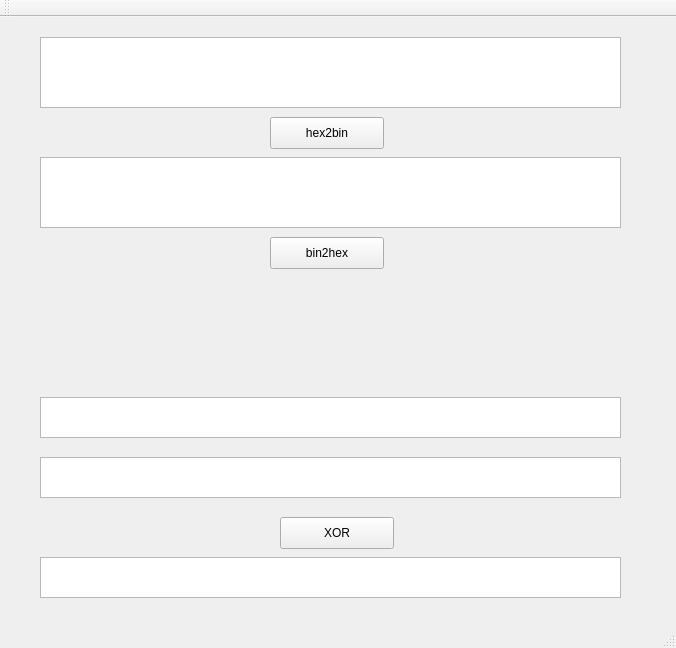
<?xml version="1.0" encoding="UTF-8"?>
<ui version="4.0">
 <class>MainWindow</class>
 <widget class="QMainWindow" name="MainWindow">
  <property name="geometry">
   <rect>
    <x>0</x>
    <y>0</y>
    <width>676</width>
    <height>648</height>
   </rect>
  </property>
  <property name="windowTitle">
   <string>MainWindow</string>
  </property>
  <widget class="QWidget" name="centralWidget">
   <widget class="QTextEdit" name="textEdit">
    <property name="geometry">
     <rect>
      <x>40</x>
      <y>20</y>
      <width>581</width>
      <height>71</height>
     </rect>
    </property>
   </widget>
   <widget class="QTextEdit" name="textEdit_2">
    <property name="geometry">
     <rect>
      <x>40</x>
      <y>140</y>
      <width>581</width>
      <height>71</height>
     </rect>
    </property>
    <property name="horizontalScrollBarPolicy">
     <enum>Qt::ScrollBarAsNeeded</enum>
    </property>
   </widget>
   <widget class="QPushButton" name="pushButton">
    <property name="geometry">
     <rect>
      <x>270</x>
      <y>100</y>
      <width>114</width>
      <height>32</height>
     </rect>
    </property>
    <property name="text">
     <string>hex2bin</string>
    </property>
   </widget>
   <widget class="QTextEdit" name="textEdit_4">
    <property name="geometry">
     <rect>
      <x>40</x>
      <y>380</y>
      <width>581</width>
      <height>41</height>
     </rect>
    </property>
   </widget>
   <widget class="QTextEdit" name="textEdit_5">
    <property name="geometry">
     <rect>
      <x>40</x>
      <y>440</y>
      <width>581</width>
      <height>41</height>
     </rect>
    </property>
   </widget>
   <widget class="QTextEdit" name="textEdit_6">
    <property name="geometry">
     <rect>
      <x>40</x>
      <y>540</y>
      <width>581</width>
      <height>41</height>
     </rect>
    </property>
   </widget>
   <widget class="QPushButton" name="pushButton_2">
    <property name="geometry">
     <rect>
      <x>280</x>
      <y>500</y>
      <width>114</width>
      <height>32</height>
     </rect>
    </property>
    <property name="text">
     <string>XOR</string>
    </property>
   </widget>
   <widget class="QPushButton" name="pushButton_3">
    <property name="geometry">
     <rect>
      <x>270</x>
      <y>220</y>
      <width>114</width>
      <height>32</height>
     </rect>
    </property>
    <property name="text">
     <string>bin2hex</string>
    </property>
   </widget>
  </widget>
  <widget class="QMenuBar" name="menuBar">
   <property name="geometry">
    <rect>
     <x>0</x>
     <y>0</y>
     <width>676</width>
     <height>22</height>
    </rect>
   </property>
  </widget>
  <widget class="QToolBar" name="mainToolBar">
   <attribute name="toolBarArea">
    <enum>TopToolBarArea</enum>
   </attribute>
   <attribute name="toolBarBreak">
    <bool>false</bool>
   </attribute>
  </widget>
  <widget class="QStatusBar" name="statusBar"/>
 </widget>
 <layoutdefault spacing="6" margin="11"/>
 <resources/>
 <connections/>
</ui>
